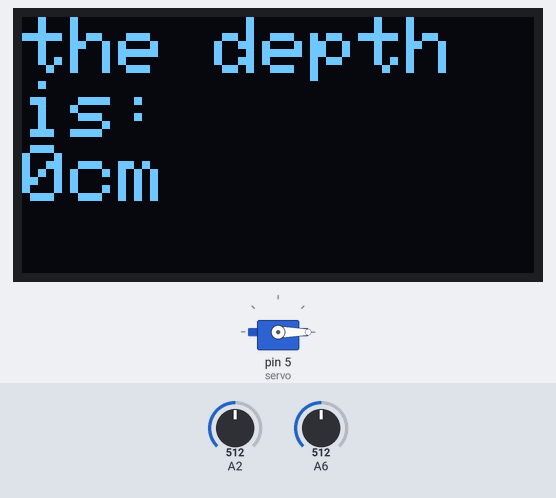
A sketch run on a simulated Arduino Uno, built with avr-gcc and run on an emulated ATmega328P. Parts: servo, 128×64 one-colour display. The test bench sets the inputs (shaded band); at power-on: A2 = 512, A6 = 512.

Above: at 1.2 s.
1.3 s: A2 set to 640
2.8 s: A2 set to 662
At 3.6 s:
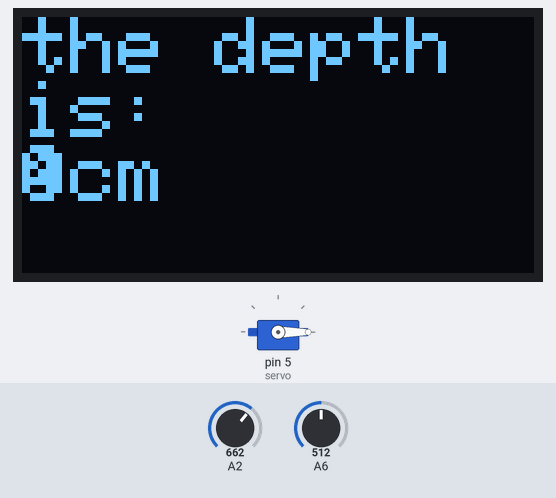
Timing chart, 0 to 5.8 s (numbered marks = the images above; inputs shaded):
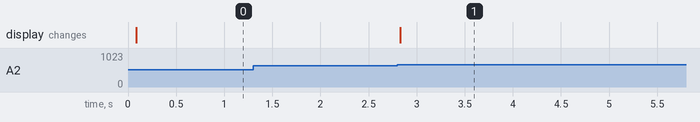

Measured:
- the behaviour switches between 649 and 650 on A2 (found by bisection; images 0 and 1)
- after the input at 1.3 s, every drawn part: stays the same
- after the input at 2.8 s, the display: changes at once (image 1)

The sketch:

mod3.ino
```cpp
#include <Servo.h>
#include <SPI.h>
#include <Wire.h>
#include <Adafruit_GFX.h>
#include <Adafruit_SSD1306.h>
Servo servo;
int pos = 0;
Adafruit_SSD1306 display = Adafruit_SSD1306(128, 64, &Wire);

void setup() {
  Serial.begin(115200);
  servo.attach(5);
  servo.write(0);
  display.begin(SSD1306_SWITCHCAPVCC, 0x3C);
  display.clearDisplay();
  display.setTextSize(1);
  display.setTextColor(SSD1306_WHITE);
  display.display();
}

void loop() {
  int value=analogRead(6);
  int val=analogRead(2);
  int data=(val/650)*4;
  display.setCursor(0,0);
  display.setTextSize(2);
  display.println("the depth is:");
  display.print(data);
  display.println("cm");
  display.display();
  if(value==1){
    servo.write(180);
    delay(5000);
    servo.write(0);
    }
}
```
